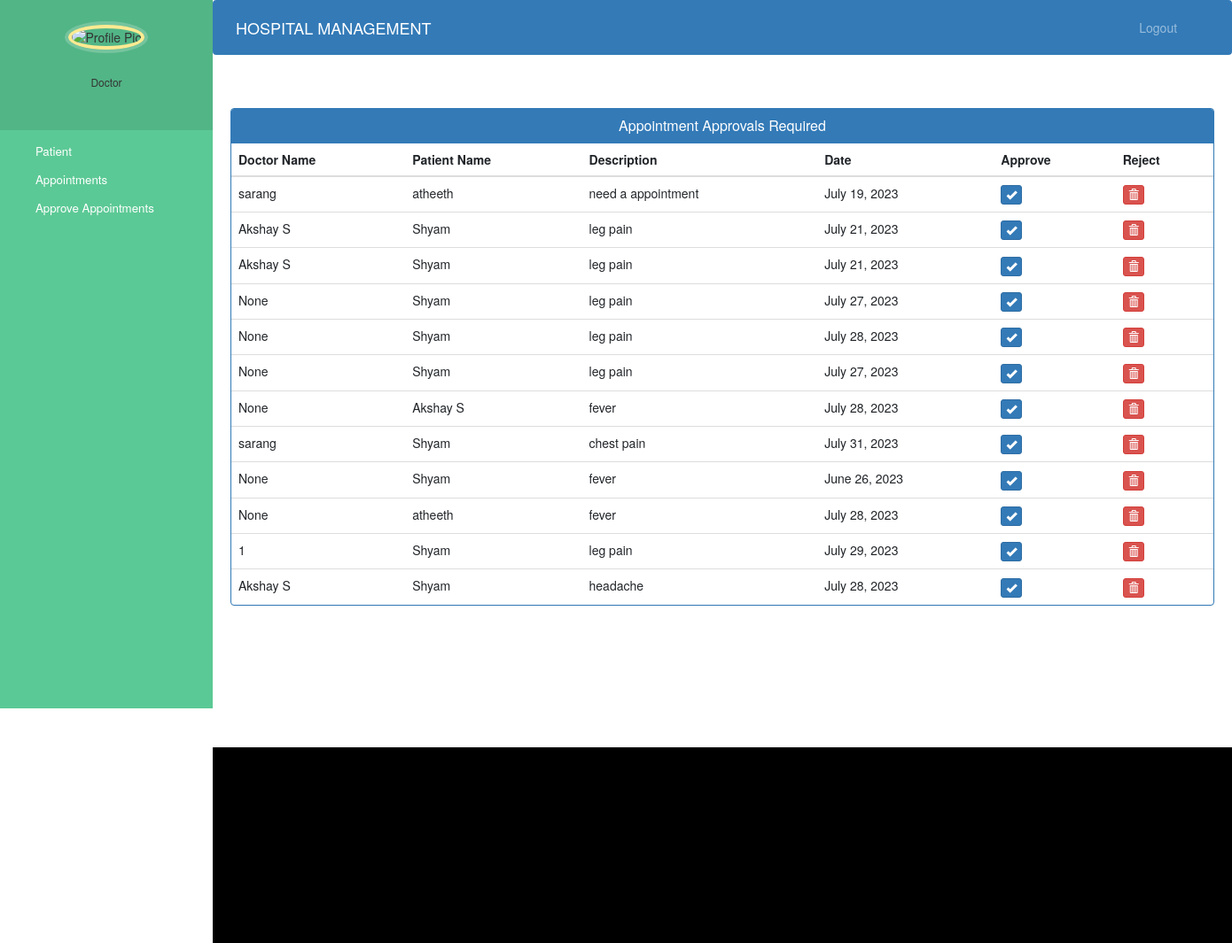
Before: /doc/approve with the older database file.
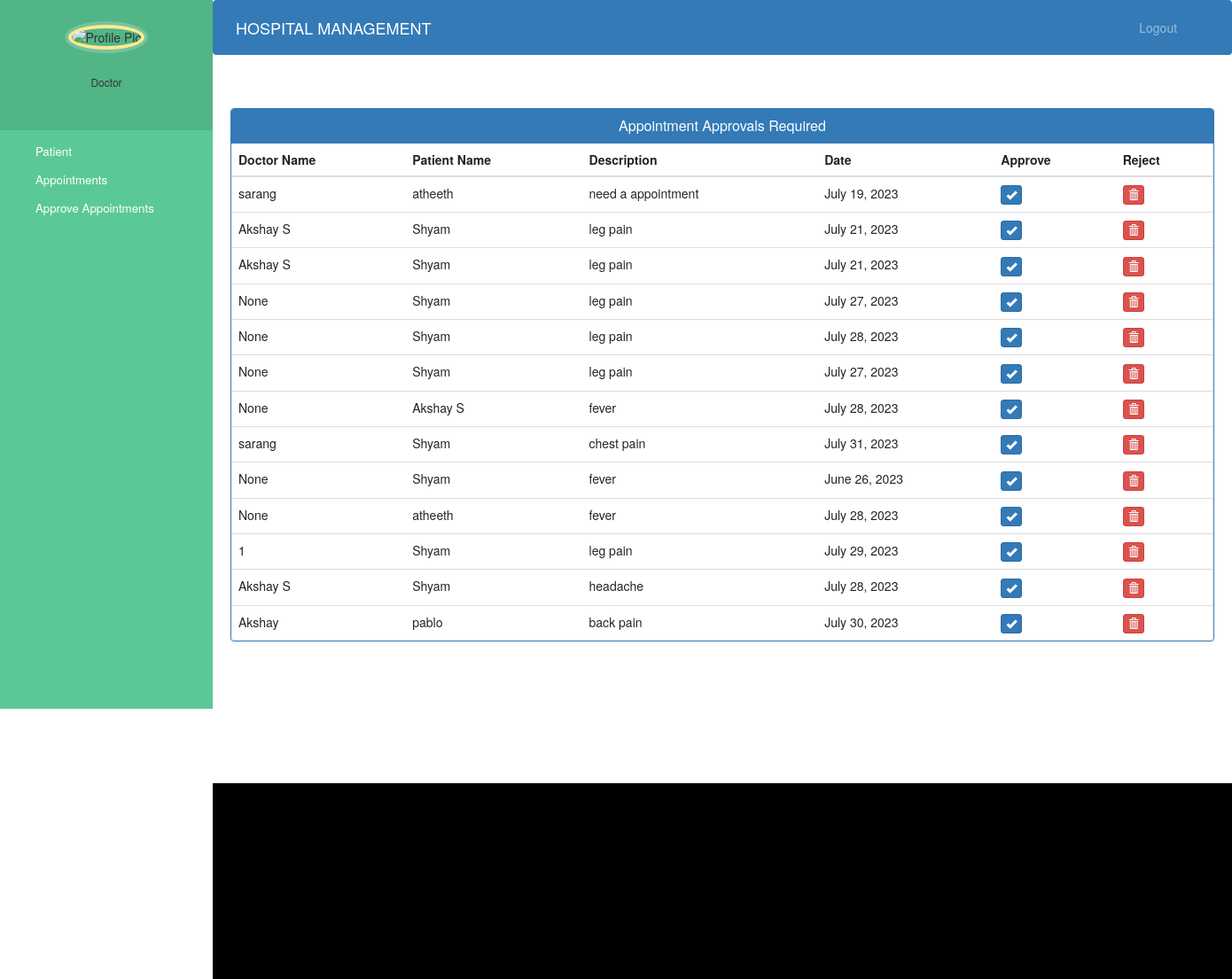
After: the same page with the newer database file.
### patient/models.py (models this page shows)
class Appointment(models.Model):
    doctor=models.ForeignKey(Doctor,on_delete=models.CASCADE,null=True)
    patientName=models.CharField(max_length=40,null=True)
    doctorName=models.CharField(max_length=40,null=True)
    appointmentDate=models.DateField()
    description=models.TextField(max_length=500)
    status=models.BooleanField(default=False,null=True)

### doctor/views.py (the view)
# urls.py: path('approve',ApproveAppointment.as_view(),name="approve"),
class ApproveAppointment(View):
    def get(self,request,*args,**kwargs):
            data=Appointment.objects.filter(~Q(status=1))
            return render(request,"approve_appointment.html",{"data":data})

### doctor/templates/approve_appointment.html (shortened to what this page needs)
{% extends 'doctor_base.html' %}
{% block content %}
<head>
  <link href="//netdna.bootstrapcdn.com/bootstrap/3.0.0/css/bootstrap.min.css" rel="stylesheet" id="bootstrap-css">
</head>
<div class="container">
  <div class="panel panel-primary">
    <div class="panel-heading">
      <h6 class="panel-title">Appointment Approvals Required</h6>
    </div>
    <table class="table table-hover" id="dev-table">
      <thead>
        <tr>
          <th>Doctor Name</th>
          <th>Patient Name</th>
          <th>Description</th>
          <th>Date</th>
          <th>Approve</th>
          <th>Reject</th>
        </tr>
      </thead>
      {% for a in data %}
      <tr>
        <td> {{a.doctorName}}</td>
        <td>{{a.patientName}}</td>
        <td>{{a.description}}</td>
        <td>{{a.appointmentDate}}</td>
        <td><a class="btn btn-primary btn-xs" href="{% url 'confirm' a.id %}"><span class="glyphicon glyphicon-ok"></span></a></td>
        <td><a class="btn btn-danger btn-xs" href="{% url 'deleteappo' a.id %}"><span class="glyphicon glyphicon-trash"></span></a></td>
      </tr>
      {% endfor %}
    </table>
  </div>
</div>
{% endblock content %}

Changed rows visible on the page:
added Appointment: doctorName "Akshay", patientName "pablo", description "back pain", appointmentDate "July 30, 2023"
